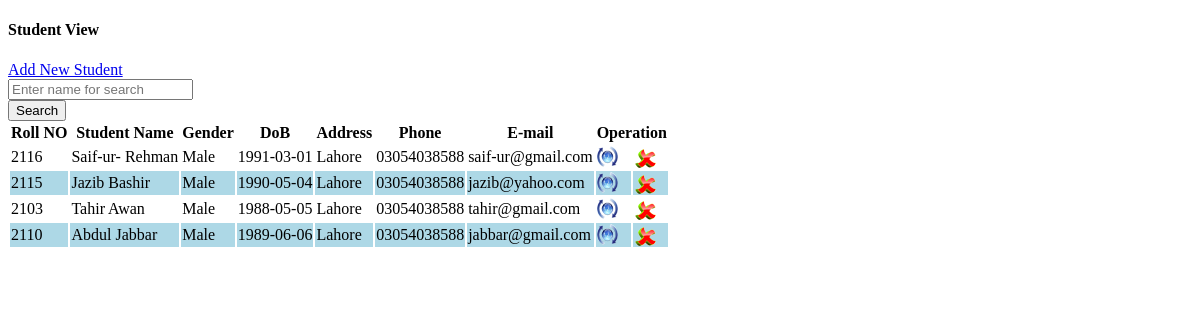
Screenshot of /View_Students.php with the database file from the repository.
### tables this page shows
CREATE TABLE `stu_tbl` (
  `roll_no` int(10) NOT NULL,
  `stu_id` int(10) UNSIGNED NOT NULL,
  `f_name` varchar(50) NOT NULL,
  `l_name` varchar(50) NOT NULL,
  `gender` char(10) NOT NULL,
  `dob` date NOT NULL,
  `address` varchar(100) NOT NULL,
  `phone` varchar(50) NOT NULL,
  `email` varchar(70) NOT NULL
);

### View_Students.php (the view, shortened to what this page needs)
<?php
$c=mysqli_connect("localhost","root","","database") or die("No Connection");
?>
<!DOCTYPE html PUBLIC "-//W3C//DTD XHTML 1.0 Transitional//EN" "http://www.w3.org/TR/xhtml1/DTD/xhtml1-transitional.dtd">
<html xmlns="http://www.w3.org/1999/xhtml">
<head>
<link rel="stylesheet" type="text/css" href="css/style_view.css" />
</head>
<body>
<div class="col-md-12  view-form-style">
    <div class="col-md-12 entry-head margin-20b">
        <h4 class="left">Student View</h4>
        <a class="btn btn-primary right" href="?tag=student_entry">Add New Student</a>
    </div>
    <form role="form" data-toggle="validator" method="post" class="form-horizontal">
        <div class="form-group">
            <div class="col-md-9 col-md-offset-1     col-xs-9 col-sm-10">
            <input type="text" class="form-control" name="searchtxt" Placeholder="Enter name for search" autocomplete="off"/></div>
            <input type="submit" name="btnsearch" value="Search" class="btn btn-info"/>
        </div>
    </form>
<form method="post">
    <div class="table-responsive">
        <table class="table table-bordered">
        <tr>
            <th>Roll NO</th>
            <th>Student Name</th>
            <th>Gender</th>
            <th>DoB</th>
            <th>Address</th>
            <th>Phone</th>
            <th>E-mail</th>
            <th colspan="2">Operation</th>
        </tr>
        <?php
	$key="";
	if($key !="")
		$sql_sel=mysqli_query($$c,"SElECT * FROM stu_tbl WHERE f_name  like '%$key%' ");
	else
		 $sql_sel=mysqli_query($c,"SELECT * FROM stu_tbl");
    $i=0;
    while($row=mysqli_fetch_array($sql_sel)){
    $i++;
    $color=($i%2==0)?"lightblue":"white";
    ?>
      <tr bgcolor="<?php echo $color?>">
            <td><?php echo $row['roll_no'];?></td>
            <td><?php echo $row['f_name']."    ".$row['l_name'];?></td>
            <td><?php echo $row['gender'];?></td>
            <td><?php echo $row['dob'];?></td>
            <td><?php echo $row['address'];?></td>
            <td><?php echo $row['phone'];?></td>
            <td><?php echo $row['email'];?></td>
            <td><a href="?tag=student_entry&opr=upd&rs_id=<?php echo $row['stu_id'];?>" title="Update"><img src="picture/update.png" /></a></td>
            <td><a href="?tag=view_students&opr=del&rs_id=<?php echo $row['stu_id'];?>" title="Delete"><img src="picture/delete.png" /></a></td>
        </tr>
    <?php
    }
    ?>
    </table>
    </div>
</form>
</body>
</html>

### rows the page displays
stu_tbl: roll_no "2116", f_name "Saif-ur-", l_name "Rehman", gender "Male", dob "1991-03-01", address "Lahore", phone "03054038588", email "saif-ur@gmail.com"
stu_tbl: roll_no "2115", f_name "Jazib", l_name "Bashir", gender "Male", dob "1990-05-04", address "Lahore", phone "03054038588", email "jazib@yahoo.com"
stu_tbl: roll_no "2103", f_name "Tahir", l_name "Awan", gender "Male", dob "1988-05-05", address "Lahore", phone "03054038588", email "tahir@gmail.com"
stu_tbl: roll_no "2110", f_name "Abdul", l_name "Jabbar", gender "Male", dob "1989-06-06", address "Lahore", phone "03054038588", email "jabbar@gmail.com"
